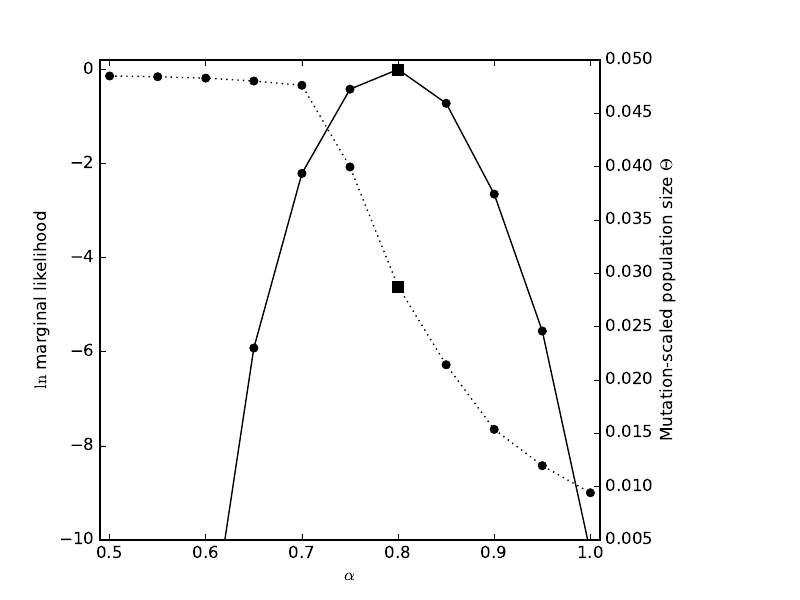

This chart was generated by the following Python code:
#!/usr/bin/env python
# use
# grep ^"      1     " real10/outfile* | tr -s '_:' ' '
# in mittag-leffler dir real10
# to get the plot
import sys
import matplotlib
matplotlib.use('PDF')
import matplotlib.pyplot as plt
from matplotlib.backends.backend_pdf import PdfFile


#read the data
def read_data(filename):
	data =[]
        f = open(filename,'r')
	for line in f:
		if len(line)<=1:
			break
		newline = line.rstrip('\r\n')
		v = newline.split()
		data.append(v)
        f.close()
	return data





#change data into right format
#plot data
def plot(x, y, thetas):
	xheader=r"$\alpha$"
	yheader=r"$\ln mL$"
	xmin = min(x)
	ymin = min(y)
	xmax = max(x)
	ymax = max(y)
        fig, ax = plt.subplots()
        # Twin the x-axis twice to make independent y-axes.
        axes = [ax, ax.twinx()] #, ax.twinx()]
        # Make some space on the right side for the extra y-axis.
        fig.subplots_adjust(right=0.75)
        # Move the last y-axis spine over to the right by 20% of the width of the axes
        #axes[-1].spines['right'].set_position(('axes', 1.2))

        # To make the border of the right-most axis visible, we need to turn the frame
        # on. This hides the other plots, however, so we need to turn its fill off.
        axes[-1].set_frame_on(True)
        axes[-1].patch.set_visible(False)

        # And finally we get to plot things...
        #colors = ('Green', 'Red', 'Blue')
        axes[0].plot(x,y, marker='o', linestyle='-', color='k')
        axes[0].plot(x[-5],y[-5], marker='s', ms=8, linestyle=' ', color='k')
        axes[0].set_ylabel(r'$\ln$ marginal likelihood', color='k')
        axes[0].tick_params(axis=y, colors='k')
        axes[0].set_ylim(-10.,0.2)
        axes[1].plot(x[-11:],thetas[-11:], marker='o',linestyle=':', color='k')
        axes[1].plot(x[-5],thetas[-5], marker='s', ms=8, linestyle=' ', color='k')
        axes[1].set_ylabel(r'Mutation-scaled population size $\Theta$', color='k')
        axes[1].tick_params(axis=y, colors='k')
        axes[0].set_xlabel(xheader)
        axes[0].set_xlim(0.49,1.01)

        
	#plt.figure()
	#plt.plot(x,y,'b')
	#plt.plot(x,y,'b',marker='o',ms=5)
	#plt.axis([0.5,xmax,-10,ymax+0.2])
	#plt.xlabel(xheader)
	#plt.ylabel(yheader)
	plt.savefig('plot.pdf', format='pdf')


def column(matrix,i, f):
	return [f(row[i]) for row in matrix]


#this is the main program
data = read_data('table')
xdata = column(data,0,float)
ydata = column(data,2,float)
data = read_data('thetatable')
thetas = column(data,1,float)
plot(xdata,ydata,thetas)


